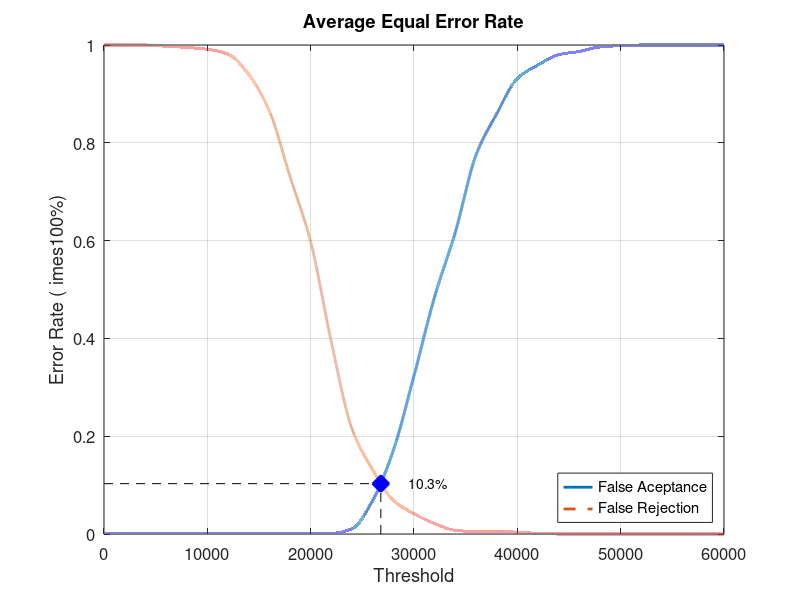
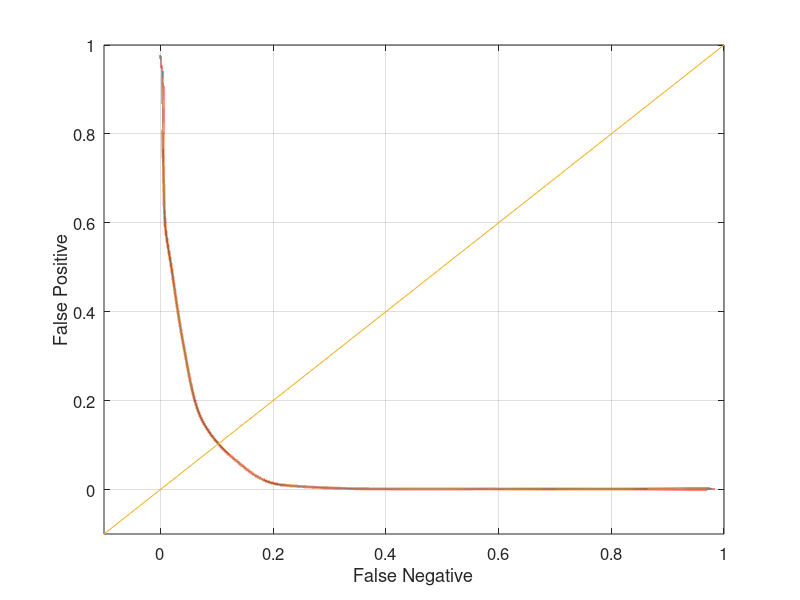

MATLAB code to generate these figures, in order:
close all;
clear;
clc;
x = 0:2000:60000;
xq = 0:0.5:60000;

y0 = [0 0.00131579 0.00131579 0.00131579 0.00131579 0.00131579 0.00131579 0.00131579 0.00131579 0.00131579 0.00131579 0.00131579 0.0105263 0.0684211 0.171053 0.323684 0.485526 0.617105 0.775 0.85921 0.931579 0.959211 0.980263 0.986842 0.996053 0.998684 1 1 1 1 1]
yy0 = interp1(x, y0, xq, 'pchip');
y1 = [1 1 1 0.9975 0.995 0.99125 0.98125 0.94 0.865 0.73125 0.5975 0.3925 0.215 0.13125 0.06875 0.04125 0.02125 0.0075 0.005 0.005 0.00375 0.00125 0 0 0 0 0 0 0 0 0]
yy1 = interp1(x, y1, xq, 'pchip');

% Calculating EER: 
y2 = abs(y0 - y1);
find(y2 == min(y2))
yy2 = abs(yy0 - yy1);
xEER = find(yy2 == min(yy2));
xEERIndex = xq(xEER) % X-axis EER
yEER = yy0(xEER) % Y-axis EER

main = figure
plot(xq, yy0,'-','LineWidth', 2);	hold on
plot(xq, yy1,'--','LineWidth', 2);	hold on
plot([xEERIndex xEERIndex], [0 yEER], 'k--');	hold on
plot([0 xEERIndex], [yEER yEER], 'k--');	hold on
plot(xEERIndex, yEER, 'bx', 'LineWidth', 10);	hold on
text(xEERIndex + 10 * xEERIndex / 100, yEER, [num2str(round((10000 * yEER)) / 100) '%'])
legend('False Aceptance', 'False Rejection', 'Location', 'SouthEast')
xlabel('Threshold')
ylabel('Error Rate (	imes100%)')
title('Average Equal Error Rate')
set(gca, 'FontSize', 12)
axis([0 60000 0 1])
grid on

print(main, 'Experiment1AverageMain', '-dpng');
FNRxFPR = figure('Color', [1 1 1]);
plot(yy1, yy0, '-', yy1, yy0, 'LineWidth', 2);
hold on
y = -0.1:0.1:1
plot(y, y); 
set(gca, 'FontSize', 12)
xlabel('False Negative')
ylabel('False Positive')
axis([-0.1 1 -0.1 1])
set(gca, 'FontSize', 12)
grid on

print(FNRxFPR, 'Experiment1AverageFNRxFPR','-dpng');
